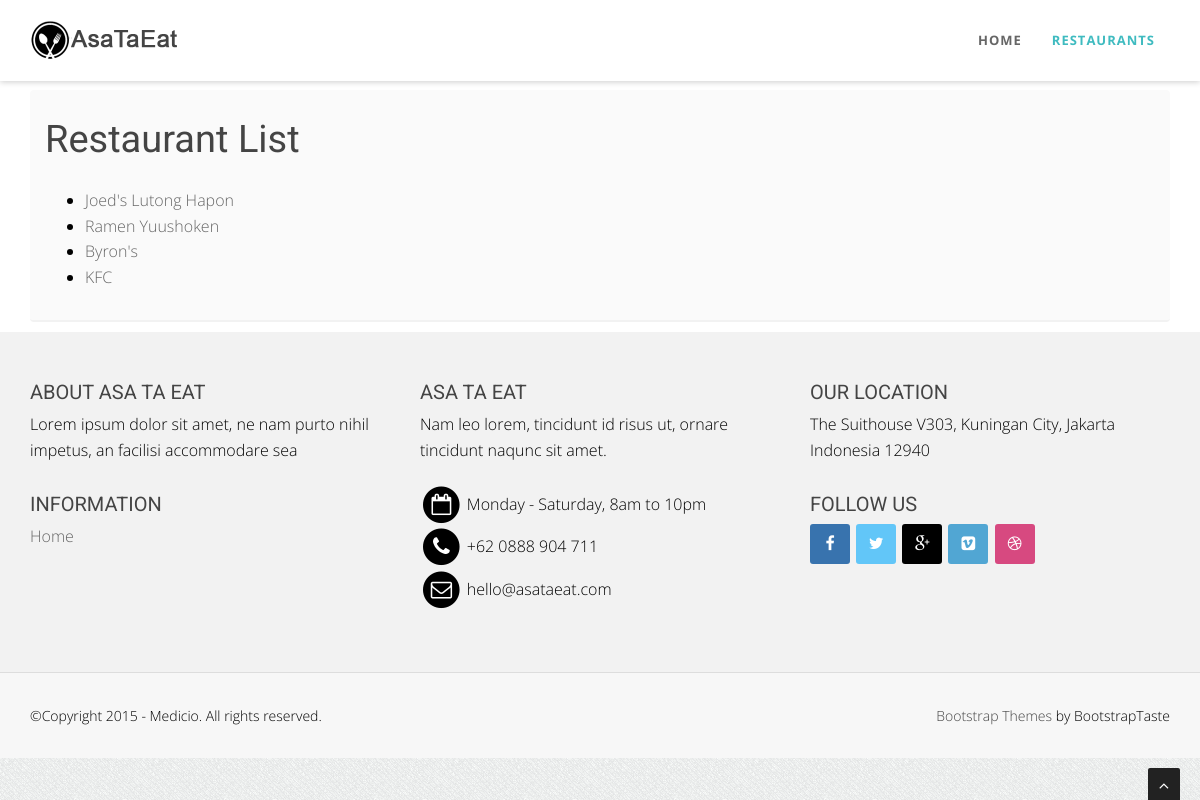
The page /restaurants/ (signed in) on the database as committed earlier.
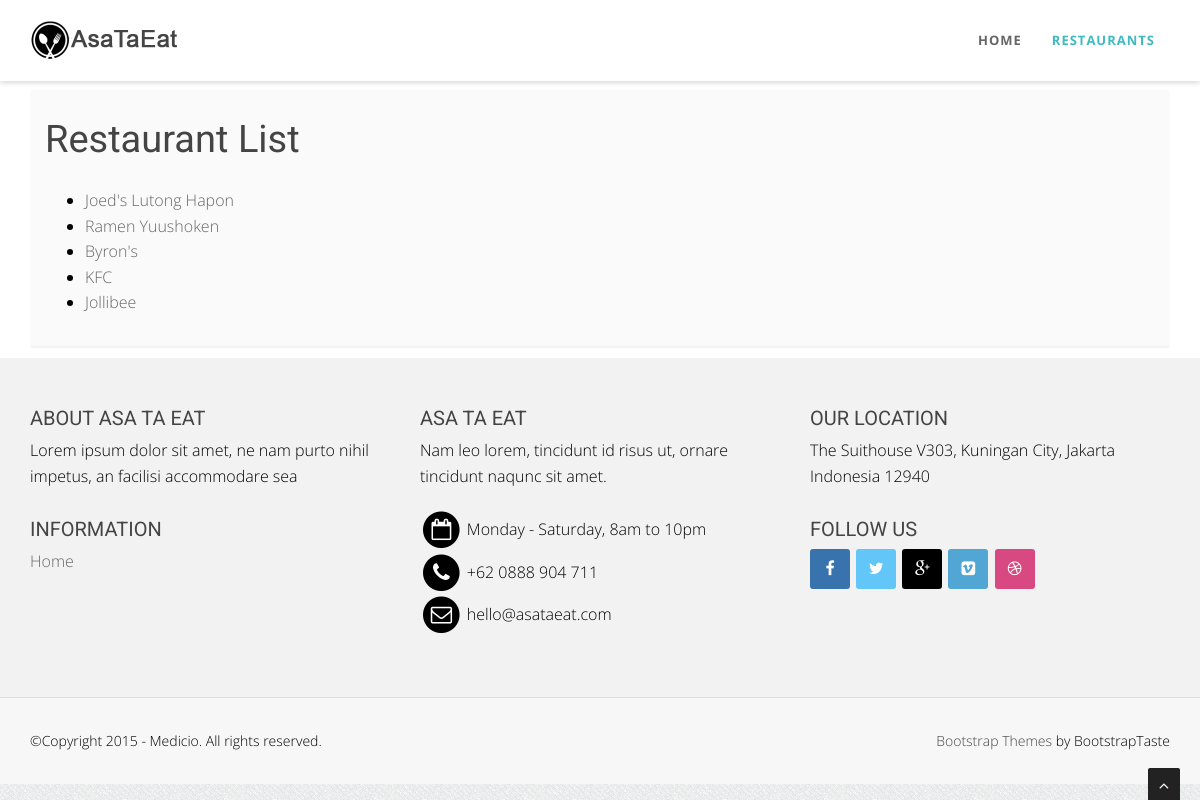
The same page on the database as committed later.
### restaurants/models.py (models this page shows, shortened)
class RestaurantLocation(models.Model):
    owner       = models.ForeignKey(User)
    name        = models.CharField(max_length=120)
    location    = models.CharField(max_length=120, null=True, blank=True)
    category    = models.CharField(max_length=120, null=True, blank=False)
    timestamp   = models.DateTimeField(auto_now_add=True)
    updated     = models.DateTimeField(auto_now=True)
    slug        = models.SlugField(null=True, blank=True)
    def get_absolute_url(self):
        return reverse('restaurants:detail', kwargs={'slug': self.slug})

### restaurants/views.py (the view)
class RestaurantListView(LoginRequiredMixin,ListView):
    login_url = '/login/'
    def get_queryset(self):
        return RestaurantLocation.objects.filter(owner=self.request.user)

### restaurants/templates/restaurants/restaurantlocation_list.html (shortened to what this page needs)
{% extends "base.html" %}
{% block content %}
<section id="callaction" class="home-section paddingtop-90 paddingbot-10">
        <div class="container">
             <div class="row">
                 <div class="col-md-12">
                     <div class="callaction bg-gray">
                         <div class="row">
                            <h1>Restaurant List</h1>
                         </div>
                         <div class="row">
                             <ul>
                                {% for object in object_list %}
                                    <li><a href="{{ object.get_absolute_url }}">{{ object.name }}</a></li>
                                {% endfor %}
                            </ul>
                        </div>
                     </div>
                 </div>
             </div>
         </div>
 </section>
{% endblock content %}

Rows that differ between the two databases and show on the page:
added RestaurantLocation: name "Jollibee"
